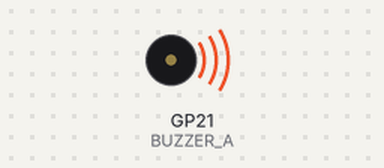
Recording of a program running on a simulated Raspberry Pi Pico running MicroPython. Parts: buzzer (waves = sounding). At 2.4 s the program stops and its outputs stay as they are.

Above: at 0.1 s.
At 2.4 s:
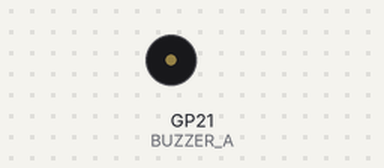
Timing chart, 0 to 3.9 s (numbered marks = the images above):
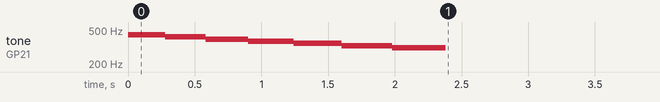

The program:

awakening.py
```python
import time
from machine import Pin, PWM

BUZZER_A = Pin(21, Pin.OUT)
buzzer_pwm = PWM(BUZZER_A)
buzzer_pwm.freq(10)  # Inicialmente, desligado

def sleeping():
    durations = [0.08, 0.1, 0.12, 0.14, 0.16, 0.18, 0.2]
    frequencies = [440, 415, 392, 370, 349, 329, 311]

    for freq, dur in zip(frequencies, durations):
        buzzer_pwm.freq(freq)
        buzzer_pwm.duty_u16(2000)  # Amplitude
        time.sleep(dur)

        # Diminuir a amplitude gradualmente
        for i in range(2000, 0, -200):
            buzzer_pwm.duty_u16(i)
            time.sleep(0.02)

    buzzer_pwm.duty_u16(0)  # Silencia o buzzer no final

sleeping()
```

Measured:
- by itself, tone on GP21 (BUZZER_A): plays 440 Hz for 0.28 s, 415 Hz for 0.30 s, 392 Hz for 0.32 s, 370 Hz for 0.34 s, 349 Hz for 0.36 s, 329 Hz for 0.38 s … (7 notes in this stretch)
